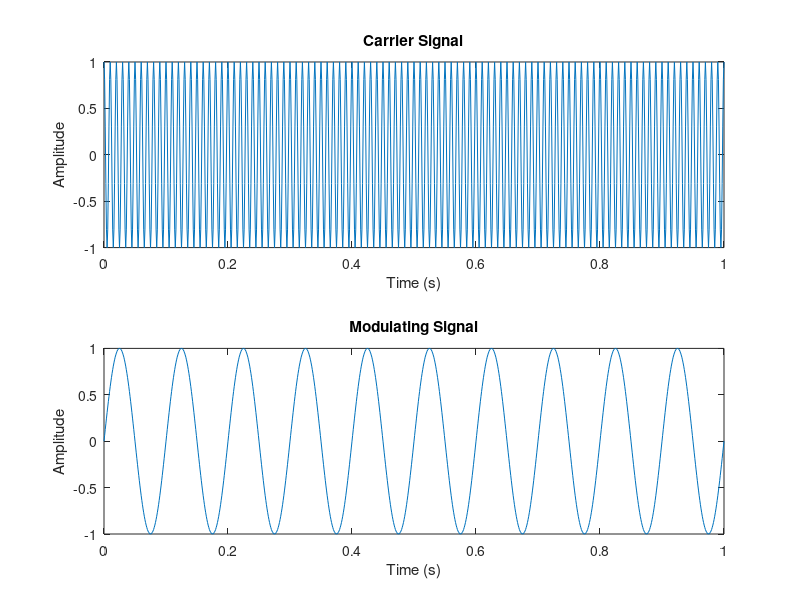

Write MATLAB code to recreate this figure.
fs = 1000;
fc = 100;
t = 0:1/fs:1;
carrier = cos(2*pi*fc*t);

fm = 10;
modulating = sin(2*pi*fm*t);

subplot(2,1,1);
plot(t, carrier);
xlabel('Time (s)');
ylabel('Amplitude');
title('Carrier Signal');

subplot(2,1,2);
plot(t, modulating);
xlabel('Time (s)');
ylabel('Amplitude');
title('Modulating Signal');
